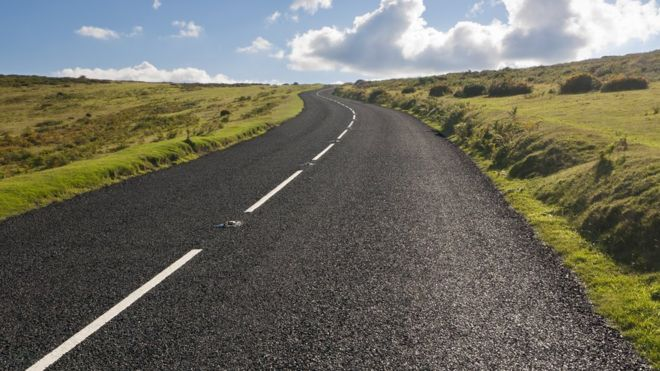
#> input picture CVML/road.jpg, 660 x 371 px
$ jupyter execute 'Detection using color channel (roads).ipynb'   (shell and % lines are left out)
#> lines starting #> are read from the running program, lines starting #| are printed output that depends on the picture; after the words box and inside, x2 and y2 are one past the last pixel; in counts of white or black regions, pixels touching at a corner belong together
[cell 1]
import numpy as np
import matplotlib.pyplot as plt
import cv2

[cell 2]

# Read in the image
image = cv2.imread('road.jpg')
#> image is the input picture: shape (371, 660, 3); mean B, G, R 96, 108.1, 109.2

# Change color to RGB (from BGR)
image = cv2.cvtColor(image, cv2.COLOR_BGR2RGB)

plt.imshow(image)

[cell 3]
# RGB channels
r = image[:,:,0]
g = image[:,:,1]
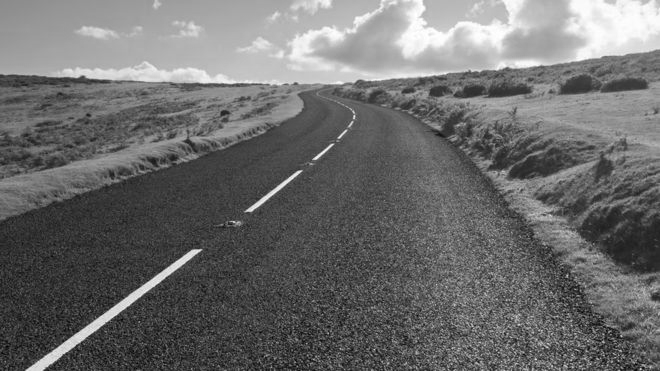
#> g: shape (371, 660); min 0, max 255, mean 108.1
b = image[:,:,2]
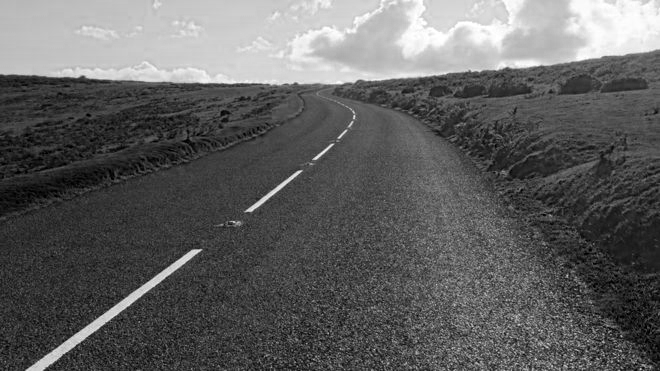
#> b: shape (371, 660); min 0, max 255, mean 96

f, (ax1, ax2, ax3) = plt.subplots(1, 3, figsize=(20,10))

ax1.set_title('Red')
ax1.imshow(r, cmap='gray')

ax2.set_title('Green')
ax2.imshow(g, cmap='gray')

ax3.set_title('Blue')
ax3.imshow(b, cmap='gray')
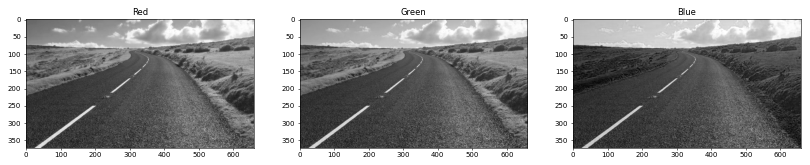
#> figure drawn by matplotlib, 3 panels

[cell 4]
# Convert from RGB to HSV
hsv = cv2.cvtColor(image, cv2.COLOR_RGB2HSV)
#> hsv: shape (371, 660, 3); mean H, S, V 36.8, 57.7, 116.1

# HSV channels
h = hsv[:,:,0]
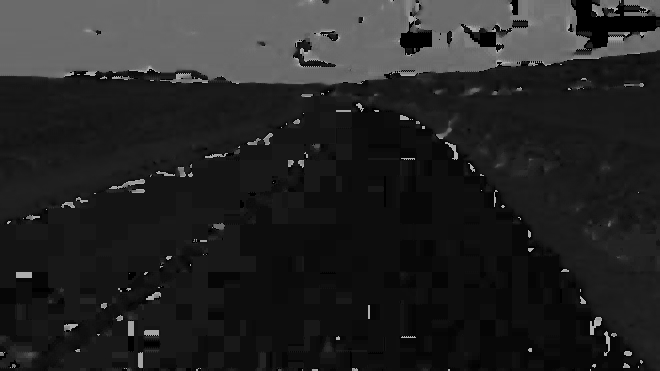
#> h: shape (371, 660); min 0, max 177, mean 36.8
s = hsv[:,:,1]
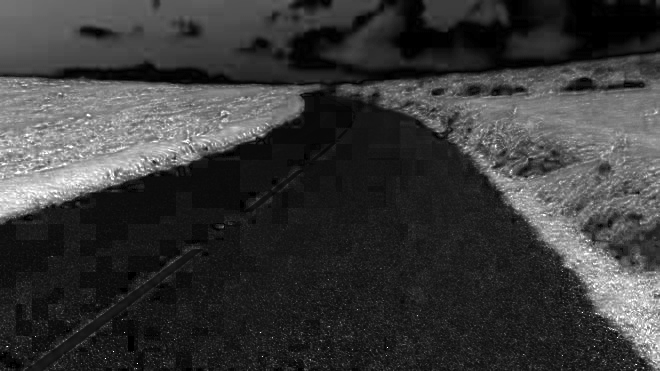
#> s: shape (371, 660); min 0, max 255, mean 57.7
v = hsv[:,:,2]
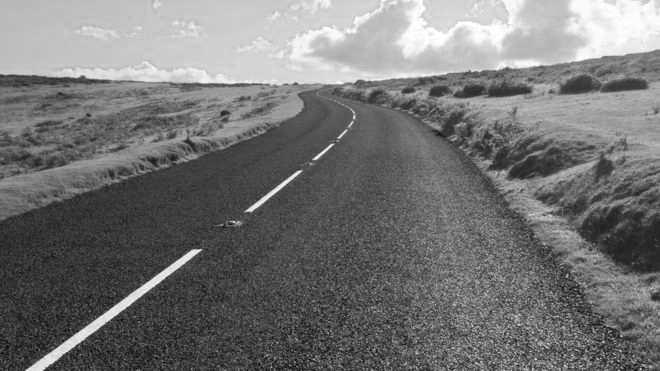
#> v: shape (371, 660); min 2, max 255, mean 116.1

f, (ax1, ax2, ax3) = plt.subplots(1, 3, figsize=(20,10))

ax1.set_title('Hue')
ax1.imshow(h, cmap='gray')

ax2.set_title('Saturation')
ax2.imshow(s, cmap='gray')

ax3.set_title('Value')
ax3.imshow(v, cmap='gray')

[cell 5]
# Define our color selection criteria in RGB values
lower_pink = np.array([0,0,0])
upper_pink = np.array([100,100,100])

[cell 6]
# Define the masked area in RGB space
mask_rgb = cv2.inRange(image, lower_pink, upper_pink)
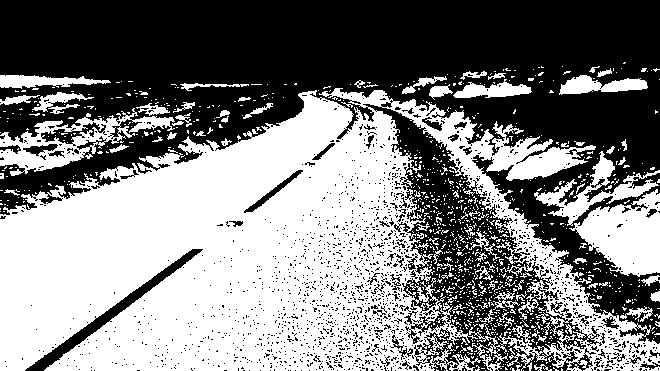
#> mask_rgb: shape (371, 660); 50.3% white; 1728 black regions (1674 under 20 px), largest, box (x1, y1, x2, y2) and area: (0, 0, 660, 371) 112097, (25, 249, 203, 371) 1893, (41, 122, 107, 146) 496

# mask the image
masked_image = np.copy(image)
masked_image[mask_rgb==0] = [0,0,0]
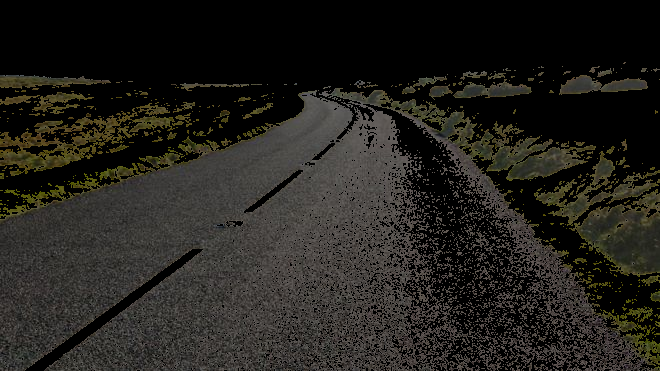
#> masked_image: shape (371, 660, 3); mean R, G, B 35, 33.3, 28.7

# Vizualize the mask
plt.imshow(masked_image)

[cell 7]
# Define our color selection criteria in HSV values
lower_hue = np.array([0,0,0])
upper_hue = np.array([40,90,255])

[cell 8]
# Now try HSV!

# Define the masked area in HSV space
mask_hsv = cv2.inRange(hsv, lower_hue, upper_hue)
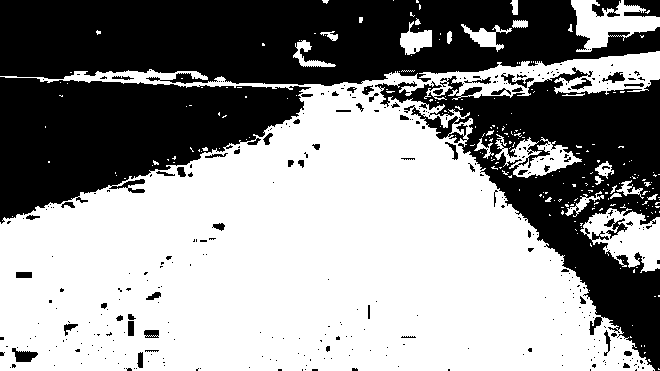
#> mask_hsv: shape (371, 660); 57.4% white; 365 black regions (304 under 20 px), largest, box (x1, y1, x2, y2) and area: (0, 0, 660, 86) 43024, (375, 67, 660, 371) 29737, (0, 77, 311, 224) 26697

# mask the image
masked_image = np.copy(image)
masked_image[mask_hsv==0] = [0,0,0]
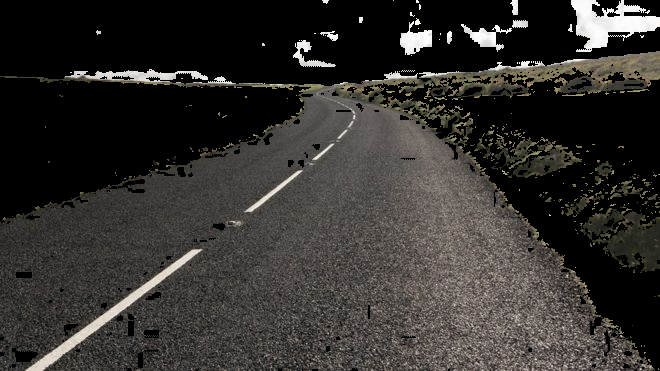
#> masked_image: shape (371, 660, 3); mean R, G, B 51.2, 48.9, 45.9

# Vizualize the mask
plt.imshow(masked_image)

$ run again, with CVML/gsvi1.jpg copied over CVML/road.jpg
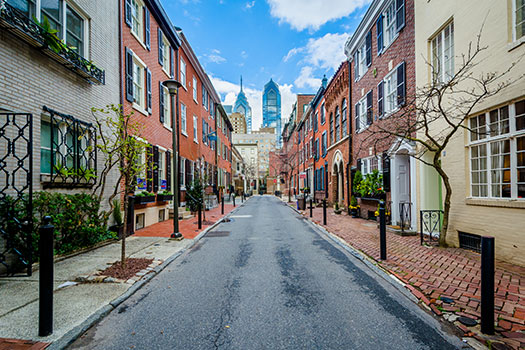
#> input picture CVML/gsvi1.jpg, 525 x 350 px
#> image is the input picture: shape (350, 525, 3); mean B, G, R 121.8, 121.3, 116.1
#> hsv: shape (350, 525, 3); mean H, S, V 67.1, 82.2, 138.5
#> `mask_rgb = cv2.inRange(image, lower_pink, upper_pink)`:
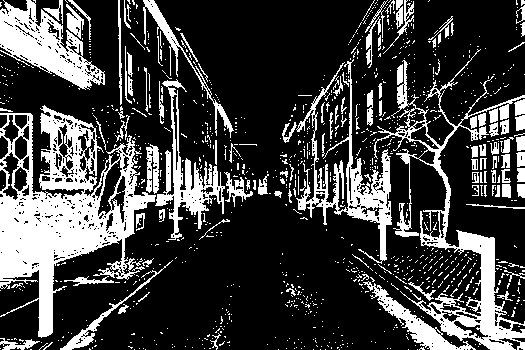
#> mask_rgb: shape (350, 525); 25.1% white; 1103 white regions (982 under 20 px), largest, box (x1, y1, x2, y2) and area: (0, 105, 156, 338) 14303, (374, 49, 525, 350) 6847, (0, 0, 105, 90) 4121
#> mask_hsv: shape (350, 525); 24.8% white; 1549 white regions (1424 under 20 px), largest, box (x1, y1, x2, y2) and area: (352, 0, 525, 264) 19189, (308, 141, 482, 317) 5953, (52, 232, 186, 302) 2113
#> `masked_image[mask_hsv==0] = [0,0,0]`:
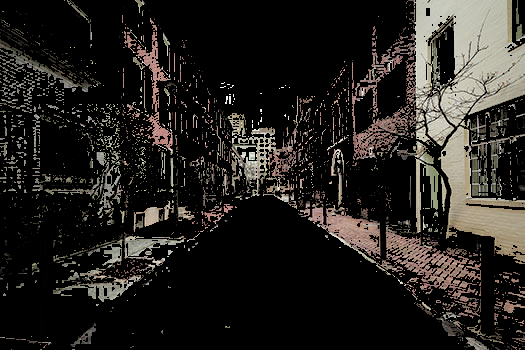
#> masked_image: shape (350, 525, 3); mean R, G, B 37.1, 34.4, 30.9

$ run again, with CVML/highway.jpg copied over CVML/road.jpg
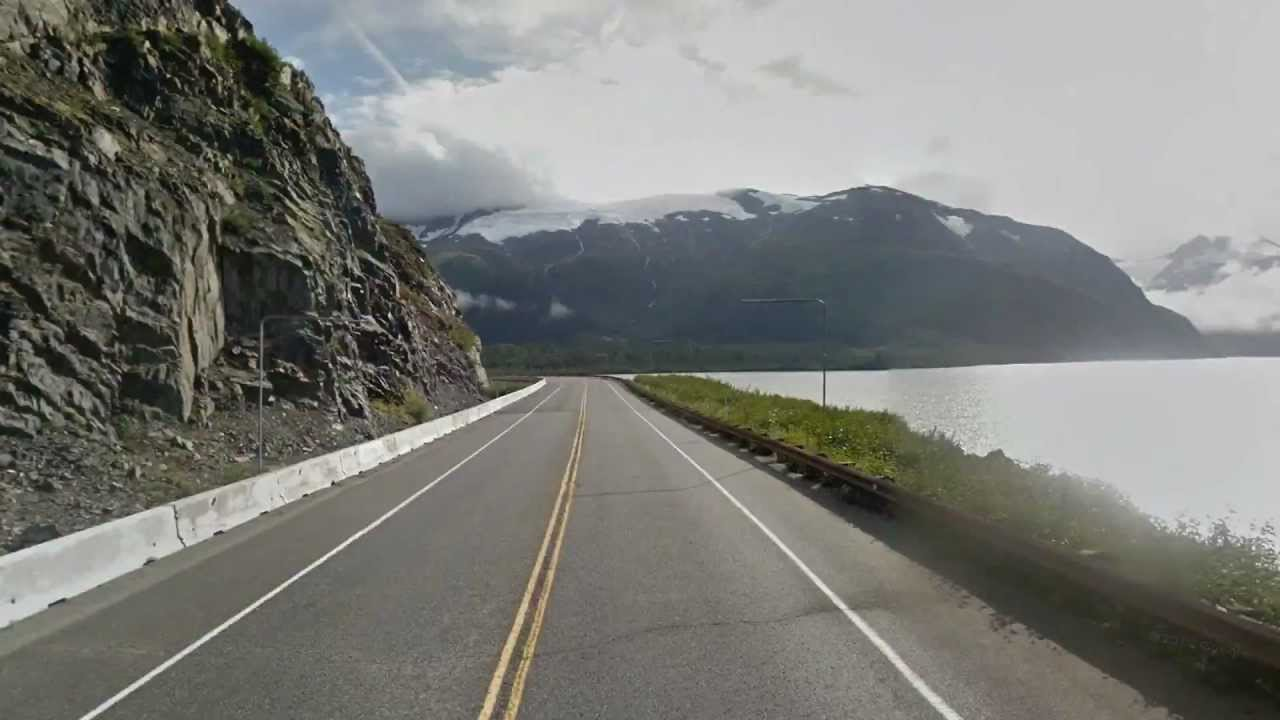
#> input picture CVML/highway.jpg, 1280 x 720 px
#> image is the input picture: shape (720, 1280, 3); mean B, G, R 119.9, 124.2, 123.4
#> hsv: shape (720, 1280, 3); mean H, S, V 38.4, 28.5, 126.9
#> mask_rgb: shape (720, 1280); 34.2% white; 876 white regions (792 under 20 px), largest, box (x1, y1, x2, y2) and area: (0, 0, 1280, 720) 289487, (92, 580, 349, 720) 12387, (0, 655, 158, 720) 5355
#> mask_hsv: shape (720, 1280); 72.3% white; 917 black regions (729 under 20 px), largest, box (x1, y1, x2, y2) and area: (76, 0, 1280, 482) 204199, (236, 255, 326, 361) 5548, (0, 144, 64, 224) 3518
#> `masked_image[mask_hsv==0] = [0,0,0]`:
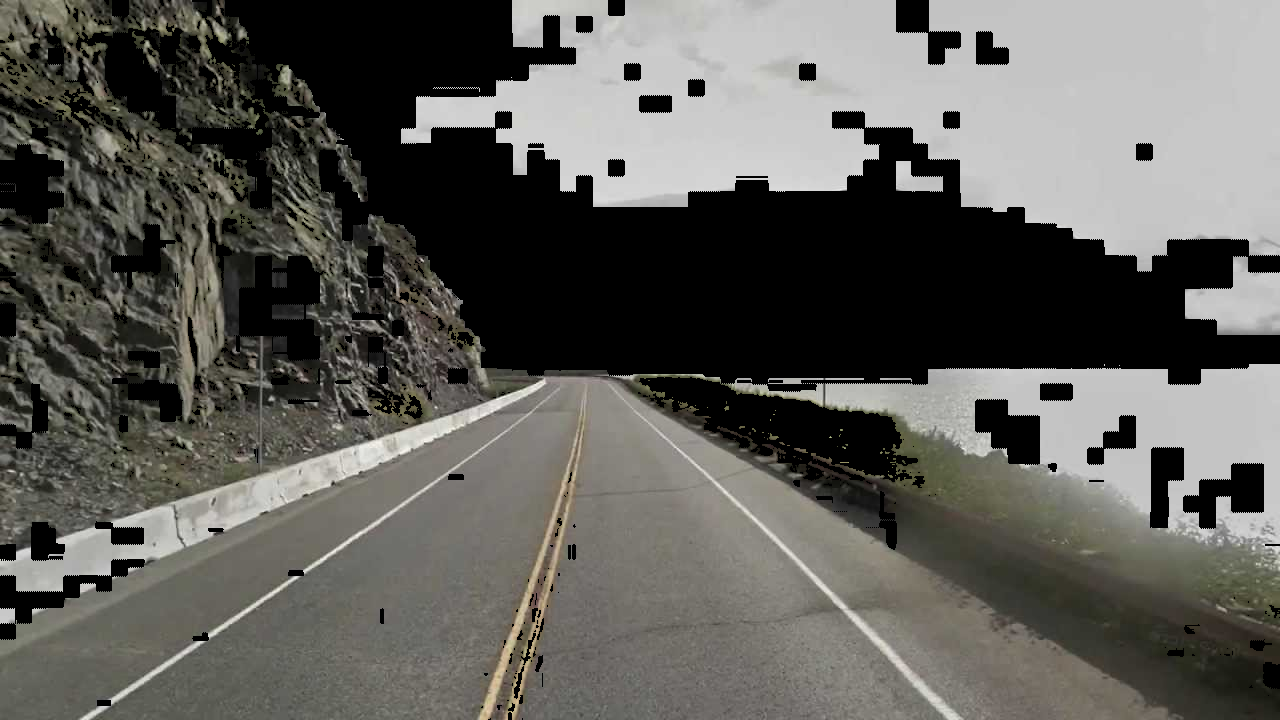
#> masked_image: shape (720, 1280, 3); mean R, G, B 94.4, 93.5, 88.8
